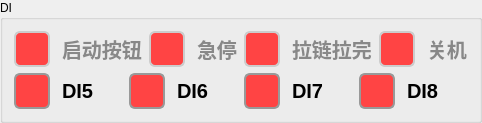
             <widget class="QGroupBox" name="groupBox_17">
              <property name="title">
               <string>DI</string>
              </property>
              <layout class="QVBoxLayout" name="verticalLayout_9">
               <item>
                <layout class="QHBoxLayout" name="horizontalLayout_29">
                 <item>
                  <widget class="QCheckBox" name="cbox_DIqidonganniu">
                   <property name="enabled">
                    <bool>false</bool>
                   </property>
                   <property name="sizePolicy">
                    <sizepolicy hsizetype="Minimum" vsizetype="Minimum">
                     <horstretch>0</horstretch>
                     <verstretch>0</verstretch>
                    </sizepolicy>
                   </property>
                   <property name="styleSheet">
                    <string notr="true">QCheckBox {
    spacing: 12px;
    font-size: 20px;
    font-weight: bold;
    color: rgb(0, 0, 0); /* 默认文字为黑色 */
}

/* 禁用时文字为灰色 */
QCheckBox:disabled {
    color: #888888;
}

/* 未选中状态：红色 */
QCheckBox::indicator {
    width: 32px;
    height: 32px;
    border-radius: 6px;
    border: 2px solid #999;
    background: #ff4444; /* 红色背景 */
}

/* 悬停效果 */
QCheckBox::indicator:hover {
    border: 2px solid #666;
}

/* 选中状态：绿色 */
QCheckBox::indicator:checked {
    border: 2px solid #4CAF50;
    background-color: qradialgradient(
        cx:0.5, cy:0.5,
        radius:0.4,
        fx:0.5, fy:0.5,
        stop:0 #4CAF50,
        stop:1 transparent
    );
}

/* 禁用且未选中：红色 */
QCheckBox::indicator:disabled {
    border: 2px solid #ccc;
    background: #ff4444;
}

/* 禁用且选中：绿色 */
QCheckBox::indicator:disabled:checked {
    border: 2px solid #ccc;
    background: #4CAF50;
}

/* 选中时文字颜色为黑色 */
QCheckBox:checked {
    color: rgb(0, 0, 0);
    font-weight: 500;
}

/* 点击动画效果 */
QCheckBox::indicator:pressed {
    border: 2px solid #388E3C;
    background-color: qradialgradient(
        cx:0.5, cy:0.5,
        radius:0.5,
        fx:0.5, fy:0.5,
        stop:0 #A5D6A7,
        stop:1 transparent
    );
}</string>
                   </property>
                   <property name="text">
                    <string>启动按钮</string>
                   </property>
                  </widget>
                 </item>
                 <item>
                  <widget class="QCheckBox" name="cbox_DIjiting">
                   <property name="enabled">
                    <bool>false</bool>
                   </property>
                   <property name="sizePolicy">
                    <sizepolicy hsizetype="Minimum" vsizetype="Minimum">
                     <horstretch>0</horstretch>
                     <verstretch>0</verstretch>
                    </sizepolicy>
                   </property>
                   <property name="styleSheet">
                    <string notr="true">QCheckBox {
    spacing: 12px;
    font-size: 20px;
    font-weight: bold;
    color: rgb(0, 0, 0); /* 默认文字为黑色 */
}

/* 禁用时文字为灰色 */
QCheckBox:disabled {
    color: #888888;
}

/* 未选中状态：红色 */
QCheckBox::indicator {
    width: 32px;
    height: 32px;
    border-radius: 6px;
    border: 2px solid #999;
    background: #ff4444; /* 红色背景 */
}

/* 悬停效果 */
QCheckBox::indicator:hover {
    border: 2px solid #666;
}

/* 选中状态：绿色 */
QCheckBox::indicator:checked {
    border: 2px solid #4CAF50;
    background-color: qradialgradient(
        cx:0.5, cy:0.5,
        radius:0.4,
        fx:0.5, fy:0.5,
        stop:0 #4CAF50,
        stop:1 transparent
    );
}

/* 禁用且未选中：红色 */
QCheckBox::indicator:disabled {
    border: 2px solid #ccc;
    background: #ff4444;
}

/* 禁用且选中：绿色 */
QCheckBox::indicator:disabled:checked {
    border: 2px solid #ccc;
    background: #4CAF50;
}

/* 选中时文字颜色为黑色 */
QCheckBox:checked {
    color: rgb(0, 0, 0);
    font-weight: 500;
}

/* 点击动画效果 */
QCheckBox::indicator:pressed {
    border: 2px solid #388E3C;
    background-color: qradialgradient(
        cx:0.5, cy:0.5,
        radius:0.5,
        fx:0.5, fy:0.5,
        stop:0 #A5D6A7,
        stop:1 transparent
    );
}</string>
                   </property>
                   <property name="text">
                    <string>急停</string>
                   </property>
                  </widget>
                 </item>
                 <item>
                  <widget class="QCheckBox" name="cbox_DIlalianlawan">
                   <property name="enabled">
                    <bool>false</bool>
                   </property>
                   <property name="sizePolicy">
                    <sizepolicy hsizetype="Minimum" vsizetype="Minimum">
                     <horstretch>0</horstretch>
                     <verstretch>0</verstretch>
                    </sizepolicy>
                   </property>
                   <property name="styleSheet">
                    <string notr="true">QCheckBox {
    spacing: 12px;
    font-size: 20px;
    font-weight: bold;
    color: rgb(0, 0, 0); /* 默认文字为黑色 */
}

/* 禁用时文字为灰色 */
QCheckBox:disabled {
    color: #888888;
}

/* 未选中状态：红色 */
QCheckBox::indicator {
    width: 32px;
    height: 32px;
    border-radius: 6px;
    border: 2px solid #999;
    background: #ff4444; /* 红色背景 */
}

/* 悬停效果 */
QCheckBox::indicator:hover {
    border: 2px solid #666;
}

/* 选中状态：绿色 */
QCheckBox::indicator:checked {
    border: 2px solid #4CAF50;
    background-color: qradialgradient(
        cx:0.5, cy:0.5,
        radius:0.4,
        fx:0.5, fy:0.5,
        stop:0 #4CAF50,
        stop:1 transparent
    );
}

/* 禁用且未选中：红色 */
QCheckBox::indicator:disabled {
    border: 2px solid #ccc;
    background: #ff4444;
}

/* 禁用且选中：绿色 */
QCheckBox::indicator:disabled:checked {
    border: 2px solid #ccc;
    background: #4CAF50;
}

/* 选中时文字颜色为黑色 */
QCheckBox:checked {
    color: rgb(0, 0, 0);
    font-weight: 500;
}

/* 点击动画效果 */
QCheckBox::indicator:pressed {
    border: 2px solid #388E3C;
    background-color: qradialgradient(
        cx:0.5, cy:0.5,
        radius:0.5,
        fx:0.5, fy:0.5,
        stop:0 #A5D6A7,
        stop:1 transparent
    );
}</string>
                   </property>
                   <property name="text">
                    <string>拉链拉完</string>
                   </property>
                  </widget>
                 </item>
                 <item>
                  <widget class="QCheckBox" name="cbox_DIguanji">
                   <property name="enabled">
                    <bool>false</bool>
                   </property>
                   <property name="sizePolicy">
                    <sizepolicy hsizetype="Minimum" vsizetype="Minimum">
                     <horstretch>0</horstretch>
                     <verstretch>0</verstretch>
                    </sizepolicy>
                   </property>
                   <property name="styleSheet">
                    <string notr="true">QCheckBox {
    spacing: 12px;
    font-size: 20px;
    font-weight: bold;
    color: rgb(0, 0, 0); /* 默认文字为黑色 */
}

/* 禁用时文字为灰色 */
QCheckBox:disabled {
    color: #888888;
}

/* 未选中状态：红色 */
QCheckBox::indicator {
    width: 32px;
    height: 32px;
    border-radius: 6px;
    border: 2px solid #999;
    background: #ff4444; /* 红色背景 */
}

/* 悬停效果 */
QCheckBox::indicator:hover {
    border: 2px solid #666;
}

/* 选中状态：绿色 */
QCheckBox::indicator:checked {
    border: 2px solid #4CAF50;
    background-color: qradialgradient(
        cx:0.5, cy:0.5,
        radius:0.4,
        fx:0.5, fy:0.5,
        stop:0 #4CAF50,
        stop:1 transparent
    );
}

/* 禁用且未选中：红色 */
QCheckBox::indicator:disabled {
    border: 2px solid #ccc;
    background: #ff4444;
}

/* 禁用且选中：绿色 */
QCheckBox::indicator:disabled:checked {
    border: 2px solid #ccc;
    background: #4CAF50;
}

/* 选中时文字颜色为黑色 */
QCheckBox:checked {
    color: rgb(0, 0, 0);
    font-weight: 500;
}

/* 点击动画效果 */
QCheckBox::indicator:pressed {
    border: 2px solid #388E3C;
    background-color: qradialgradient(
        cx:0.5, cy:0.5,
        radius:0.5,
        fx:0.5, fy:0.5,
        stop:0 #A5D6A7,
        stop:1 transparent
    );
}</string>
                   </property>
                   <property name="text">
                    <string>关机</string>
                   </property>
                  </widget>
                 </item>
                </layout>
               </item>
               <item>
                <layout class="QHBoxLayout" name="horizontalLayout_46">
                 <item>
                  <widget class="QCheckBox" name="cbox_DICameraTrigger1_2">
                   <property name="sizePolicy">
                    <sizepolicy hsizetype="Minimum" vsizetype="Minimum">
                     <horstretch>0</horstretch>
                     <verstretch>0</verstretch>
                    </sizepolicy>
                   </property>
                   <property name="styleSheet">
                    <string notr="true">QCheckBox {
    spacing: 12px;
    font-size: 20px;
    font-weight: bold;
    color: rgb(0, 0, 0); /* 默认文字为黑色 */
}

/* 禁用时文字为灰色 */
QCheckBox:disabled {
    color: #888888;
}

/* 未选中状态：红色 */
QCheckBox::indicator {
    width: 32px;
    height: 32px;
    border-radius: 6px;
    border: 2px solid #999;
    background: #ff4444; /* 红色背景 */
}

/* 悬停效果 */
QCheckBox::indicator:hover {
    border: 2px solid #666;
}

/* 选中状态：绿色 */
QCheckBox::indicator:checked {
    border: 2px solid #4CAF50;
    background-color: qradialgradient(
        cx:0.5, cy:0.5,
        radius:0.4,
        fx:0.5, fy:0.5,
        stop:0 #4CAF50,
        stop:1 transparent
    );
}

/* 禁用且未选中：红色 */
QCheckBox::indicator:disabled {
    border: 2px solid #ccc;
    background: #ff4444;
}

/* 禁用且选中：绿色 */
QCheckBox::indicator:disabled:checked {
    border: 2px solid #ccc;
    background: #4CAF50;
}

/* 选中时文字颜色为黑色 */
QCheckBox:checked {
    color: rgb(0, 0, 0);
    font-weight: 500;
}

/* 点击动画效果 */
QCheckBox::indicator:pressed {
    border: 2px solid #388E3C;
    background-color: qradialgradient(
        cx:0.5, cy:0.5,
        radius:0.5,
        fx:0.5, fy:0.5,
        stop:0 #A5D6A7,
        stop:1 transparent
    );
}</string>
                   </property>
                   <property name="text">
                    <string>DI5</string>
                   </property>
                  </widget>
                 </item>
                 <item>
                  <widget class="QCheckBox" name="cbox_DICameraTrigger2_2">
                   <property name="sizePolicy">
                    <sizepolicy hsizetype="Minimum" vsizetype="Minimum">
                     <horstretch>0</horstretch>
                     <verstretch>0</verstretch>
                    </sizepolicy>
                   </property>
                   <property name="styleSheet">
                    <string notr="true">QCheckBox {
    spacing: 12px;
    font-size: 20px;
    font-weight: bold;
    color: rgb(0, 0, 0); /* 默认文字为黑色 */
}

/* 禁用时文字为灰色 */
QCheckBox:disabled {
    color: #888888;
}

/* 未选中状态：红色 */
QCheckBox::indicator {
    width: 32px;
    height: 32px;
    border-radius: 6px;
    border: 2px solid #999;
    background: #ff4444; /* 红色背景 */
}

/* 悬停效果 */
QCheckBox::indicator:hover {
    border: 2px solid #666;
}

/* 选中状态：绿色 */
QCheckBox::indicator:checked {
    border: 2px solid #4CAF50;
    background-color: qradialgradient(
        cx:0.5, cy:0.5,
        radius:0.4,
        fx:0.5, fy:0.5,
        stop:0 #4CAF50,
        stop:1 transparent
    );
}

/* 禁用且未选中：红色 */
QCheckBox::indicator:disabled {
    border: 2px solid #ccc;
    background: #ff4444;
}

/* 禁用且选中：绿色 */
QCheckBox::indicator:disabled:checked {
    border: 2px solid #ccc;
    background: #4CAF50;
}

/* 选中时文字颜色为黑色 */
QCheckBox:checked {
    color: rgb(0, 0, 0);
    font-weight: 500;
}

/* 点击动画效果 */
QCheckBox::indicator:pressed {
    border: 2px solid #388E3C;
    background-color: qradialgradient(
        cx:0.5, cy:0.5,
        radius:0.5,
        fx:0.5, fy:0.5,
        stop:0 #A5D6A7,
        stop:1 transparent
    );
}</string>
                   </property>
                   <property name="text">
                    <string>DI6</string>
                   </property>
                  </widget>
                 </item>
                 <item>
                  <widget class="QCheckBox" name="cbox_DICameraTrigger3_2">
                   <property name="sizePolicy">
                    <sizepolicy hsizetype="Minimum" vsizetype="Minimum">
                     <horstretch>0</horstretch>
                     <verstretch>0</verstretch>
                    </sizepolicy>
                   </property>
                   <property name="styleSheet">
                    <string notr="true">QCheckBox {
    spacing: 12px;
    font-size: 20px;
    font-weight: bold;
    color: rgb(0, 0, 0); /* 默认文字为黑色 */
}

/* 禁用时文字为灰色 */
QCheckBox:disabled {
    color: #888888;
}

/* 未选中状态：红色 */
QCheckBox::indicator {
    width: 32px;
    height: 32px;
    border-radius: 6px;
    border: 2px solid #999;
    background: #ff4444; /* 红色背景 */
}

/* 悬停效果 */
QCheckBox::indicator:hover {
    border: 2px solid #666;
}

/* 选中状态：绿色 */
QCheckBox::indicator:checked {
    border: 2px solid #4CAF50;
    background-color: qradialgradient(
        cx:0.5, cy:0.5,
        radius:0.4,
        fx:0.5, fy:0.5,
        stop:0 #4CAF50,
        stop:1 transparent
    );
}

/* 禁用且未选中：红色 */
QCheckBox::indicator:disabled {
    border: 2px solid #ccc;
    background: #ff4444;
}

/* 禁用且选中：绿色 */
QCheckBox::indicator:disabled:checked {
    border: 2px solid #ccc;
    background: #4CAF50;
}

/* 选中时文字颜色为黑色 */
QCheckBox:checked {
    color: rgb(0, 0, 0);
    font-weight: 500;
}

/* 点击动画效果 */
QCheckBox::indicator:pressed {
    border: 2px solid #388E3C;
    background-color: qradialgradient(
        cx:0.5, cy:0.5,
        radius:0.5,
        fx:0.5, fy:0.5,
        stop:0 #A5D6A7,
        stop:1 transparent
    );
}</string>
                   </property>
                   <property name="text">
                    <string>DI7</string>
                   </property>
                  </widget>
                 </item>
                 <item>
                  <widget class="QCheckBox" name="cbox_DICameraTrigger4_2">
                   <property name="sizePolicy">
                    <sizepolicy hsizetype="Minimum" vsizetype="Minimum">
                     <horstretch>0</horstretch>
                     <verstretch>0</verstretch>
                    </sizepolicy>
                   </property>
                   <property name="styleSheet">
                    <string notr="true">QCheckBox {
    spacing: 12px;
    font-size: 20px;
    font-weight: bold;
    color: rgb(0, 0, 0); /* 默认文字为黑色 */
}

/* 禁用时文字为灰色 */
QCheckBox:disabled {
    color: #888888;
}

/* 未选中状态：红色 */
QCheckBox::indicator {
    width: 32px;
    height: 32px;
    border-radius: 6px;
    border: 2px solid #999;
    background: #ff4444; /* 红色背景 */
}

/* 悬停效果 */
QCheckBox::indicator:hover {
    border: 2px solid #666;
}

/* 选中状态：绿色 */
QCheckBox::indicator:checked {
    border: 2px solid #4CAF50;
    background-color: qradialgradient(
        cx:0.5, cy:0.5,
        radius:0.4,
        fx:0.5, fy:0.5,
        stop:0 #4CAF50,
        stop:1 transparent
    );
}

/* 禁用且未选中：红色 */
QCheckBox::indicator:disabled {
    border: 2px solid #ccc;
    background: #ff4444;
}

/* 禁用且选中：绿色 */
QCheckBox::indicator:disabled:checked {
    border: 2px solid #ccc;
    background: #4CAF50;
}

/* 选中时文字颜色为黑色 */
QCheckBox:checked {
    color: rgb(0, 0, 0);
    font-weight: 500;
}

/* 点击动画效果 */
QCheckBox::indicator:pressed {
    border: 2px solid #388E3C;
    background-color: qradialgradient(
        cx:0.5, cy:0.5,
        radius:0.5,
        fx:0.5, fy:0.5,
        stop:0 #A5D6A7,
        stop:1 transparent
    );
}</string>
                   </property>
                   <property name="text">
                    <string>DI8</string>
                   </property>
                  </widget>
                 </item>
                </layout>
               </item>
              </layout>
             </widget>
